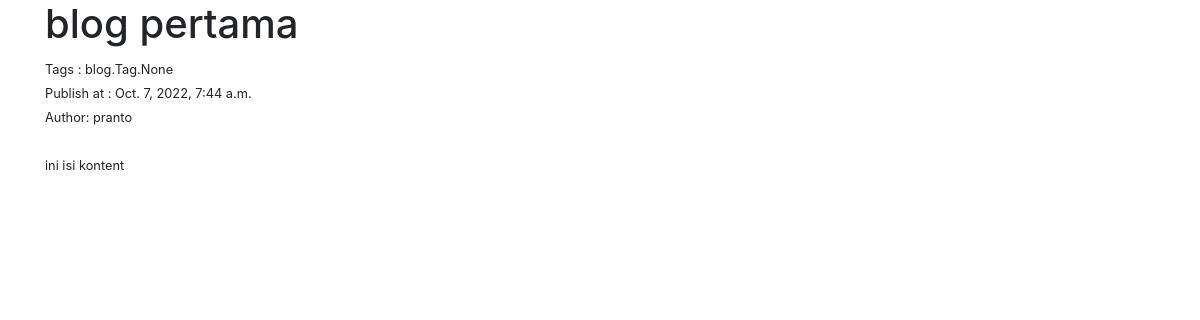
Screenshot of /article/slug-pertama/ with the database file from the repository.
### blog/models.py (models this page shows, shortened)
class Post(models.Model):
      title = models.CharField(max_length=50)
      tags = models.ManyToManyField('Tag')
      publish_date = models.DateTimeField(auto_now_add=True)
      author = models.ForeignKey(User, on_delete=models.CASCADE)
      content = models.TextField()
      slug_blog = models.SlugField(max_length=100, unique=True)

### author/models.py (models this page shows)
class User(models.Model):
      name = models.CharField(max_length=50)
      phone = models.FloatField(max_length=20)
      create_at = models.DateTimeField(auto_now_add=True)
      def __str__(self):
            return self.name

### blog/views.py (the view)
# urls.py: path('article/<slug:slug_blog>/', DetailView.as_view(), name='detail'),
class DetailView(DetailView):
  model = Post
  template_name = 'detail.html'
  slug_field = 'slug_blog'
  slug_url_kwarg = 'slug_blog'

### blog/templates/detail.html (shortened to what this page needs)
<!doctype html>
<html lang="en">
  <head>
    <link rel="stylesheet" href="https://cdn.jsdelivr.net/npm/bootstrap@4.0.0/dist/css/bootstrap.min.css">
  </head>
  <body>
  <div class="container">
          <h1>{{post.title}}</h1>
      <small>Tags : {{ post.tags }}</small><br>
      <small>Publish at : {{ post.publish_date }}</small><br>
      <small>Author: {{ post.author }}</small><br>
      <br>
      <small>{{post.content}}</small>
  </div>
  </body>
</html>

### rows the page displays
Post: title "blog pertama", tags "blog.Tag.None", publish_date "Oct. 7, 2022, 7:44 a.m.", author "pranto", content "ini isi kontent"
